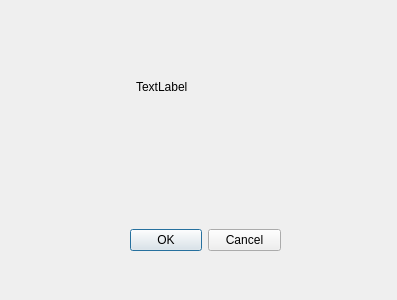
<?xml version="1.0" encoding="UTF-8"?>
<ui version="4.0">
 <class>Dialog</class>
 <widget class="QDialog" name="Dialog">
  <property name="geometry">
   <rect>
    <x>0</x>
    <y>0</y>
    <width>397</width>
    <height>300</height>
   </rect>
  </property>
  <property name="windowTitle">
   <string>Dialog</string>
  </property>
  <widget class="QDialogButtonBox" name="buttonBox">
   <property name="geometry">
    <rect>
     <x>130</x>
     <y>220</y>
     <width>151</width>
     <height>41</height>
    </rect>
   </property>
   <property name="orientation">
    <enum>Qt::Horizontal</enum>
   </property>
   <property name="standardButtons">
    <set>QDialogButtonBox::Cancel|QDialogButtonBox::Ok</set>
   </property>
  </widget>
  <widget class="QLabel" name="label">
   <property name="geometry">
    <rect>
     <x>136</x>
     <y>56</y>
     <width>111</width>
     <height>61</height>
    </rect>
   </property>
   <property name="text">
    <string>TextLabel</string>
   </property>
  </widget>
 </widget>
 <resources/>
 <connections>
  <connection>
   <sender>buttonBox</sender>
   <signal>accepted()</signal>
   <receiver>Dialog</receiver>
   <slot>accept()</slot>
   <hints>
    <hint type="sourcelabel">
     <x>248</x>
     <y>254</y>
    </hint>
    <hint type="destinationlabel">
     <x>157</x>
     <y>274</y>
    </hint>
   </hints>
  </connection>
  <connection>
   <sender>buttonBox</sender>
   <signal>rejected()</signal>
   <receiver>Dialog</receiver>
   <slot>reject()</slot>
   <hints>
    <hint type="sourcelabel">
     <x>316</x>
     <y>260</y>
    </hint>
    <hint type="destinationlabel">
     <x>286</x>
     <y>274</y>
    </hint>
   </hints>
  </connection>
 </connections>
</ui>
